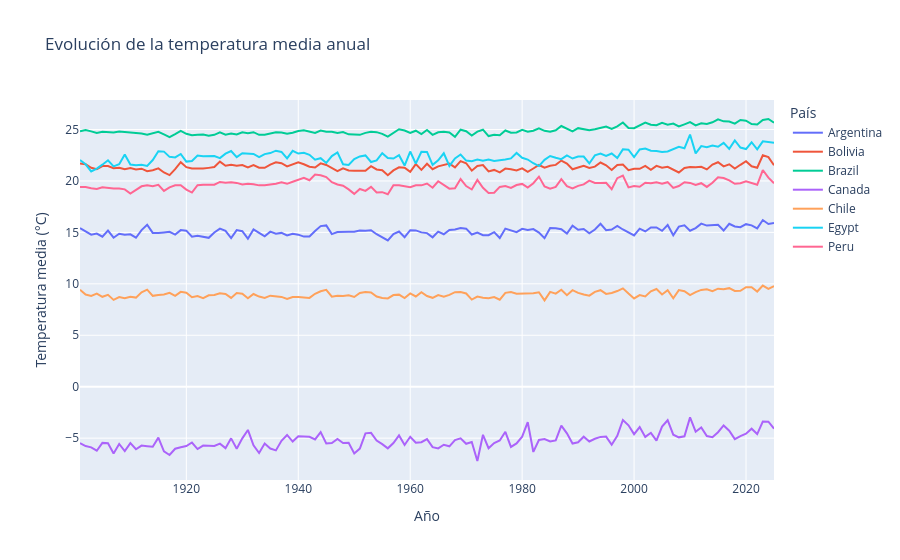

Notebook code cell kept with this figure:
### Code cell
fig = px.line(
    evolucion_anual,
    x="year",
    y="temperature_mean",
    color="country",
    title="Evolución de la temperatura media anual",
    labels={
        "year": "Año",
        "temperature_mean": "Temperatura media (°C)",
        "country": "País",
    },
)
fig.show()
